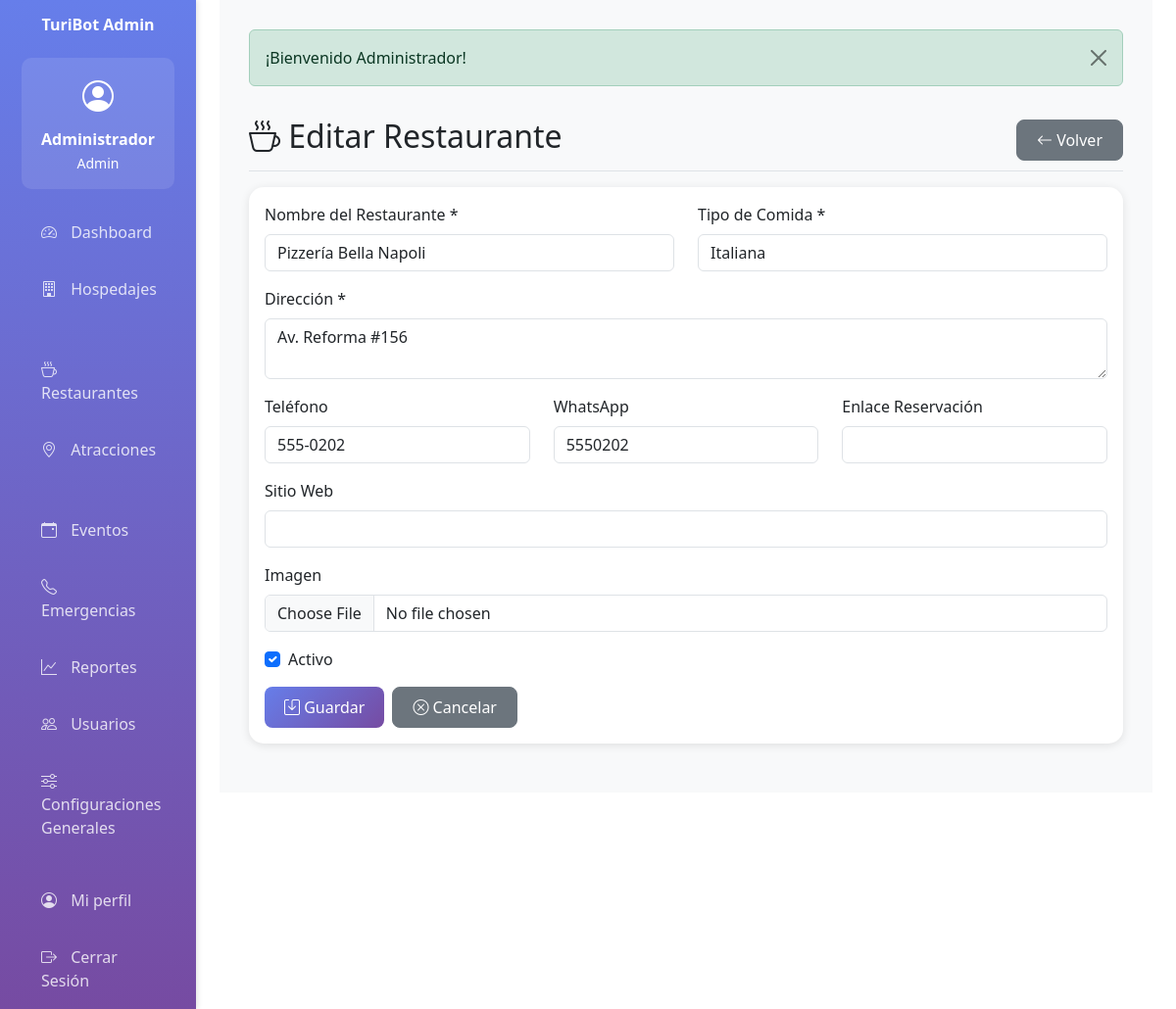
/restaurante/edit/2 (signed in), run on the app's committed database.
### tables this page shows
CREATE TABLE IF NOT EXISTS restaurantes (
    id INT AUTO_INCREMENT PRIMARY KEY,
    nombre VARCHAR(200) NOT NULL,
    tipo_comida VARCHAR(100) NOT NULL,
    direccion TEXT NOT NULL,
    telefono VARCHAR(20) NULL,
    whatsapp VARCHAR(20) NULL,
    enlace_reservacion TEXT NULL,
    sitio_web TEXT NULL,
    imagen VARCHAR(255) NULL,
    activo TINYINT(1) DEFAULT 1,
    creado_por INT NOT NULL,
    fecha_creacion TIMESTAMP DEFAULT CURRENT_TIMESTAMP,
    fecha_actualizacion TIMESTAMP DEFAULT CURRENT_TIMESTAMP ON UPDATE CURRENT_TIMESTAMP,
    FOREIGN KEY (creado_por) REFERENCES usuarios(id),
    INDEX idx_tipo_comida (tipo_comida),
    INDEX idx_activo (activo)
);

### app/controllers/BaseController.php (called while the page is built, shortened)
<?php
class BaseController {
    protected function view($viewPath, $data = []) {
        extract($data);
        require_once APP_PATH . '/views/layouts/header.php';
        require_once APP_PATH . '/views/' . $viewPath . '.php';
        require_once APP_PATH . '/views/layouts/footer.php';
    }
}
?>

### app/controllers/RestauranteController.php (called while the page is built, shortened)
<?php
require_once APP_PATH . '/controllers/BaseController.php';
class RestauranteController extends BaseController {
    private $restauranteModel;
    public function __construct() {
        $this->restauranteModel = new Restaurante();
    }
    public function edit($id) {
        $restaurante = $this->restauranteModel->getById($id);
        $this->view('restaurante/form', ['restaurante' => $restaurante]);
    }
}
?>

### config/database.php (called while the page is built, shortened)
<?php
class Database {
    private static $instance = null;
    private $connection;
    private function __construct() {
        try {
            $dsn = "mysql:host=" . DB_HOST . ";dbname=" . DB_NAME . ";charset=" . DB_CHARSET;
            $options = [
                PDO::ATTR_ERRMODE => PDO::ERRMODE_EXCEPTION,
                PDO::ATTR_DEFAULT_FETCH_MODE => PDO::FETCH_ASSOC,
                PDO::ATTR_EMULATE_PREPARES => false
            ];
            $this->connection = new PDO($dsn, DB_USER, DB_PASS, $options);
        } catch (PDOException $e) {
            die("Error de conexión a la base de datos: " . $e->getMessage());
        }
    }
    public static function getInstance() {
        if (self::$instance === null) {
            self::$instance = new self();
        }
        return self::$instance;
    }
    public function getConnection() {
        return $this->connection;
    }
}
?>

### app/models/BaseModel.php (called while the page is built, shortened)
<?php
class BaseModel {
    protected $db;
    protected $table;
    public function __construct() {
        $this->db = Database::getInstance()->getConnection();
    }
    public function getById($id) {
        $stmt = $this->db->prepare("SELECT * FROM {$this->table} WHERE id = ?");
        $stmt->execute([$id]);
        return $stmt->fetch();
    }
}
?>

### app/views/restaurante/form.php (the view, shortened to what this page needs)
<div class="d-flex justify-content-between flex-wrap flex-md-nowrap align-items-center pt-3 pb-2 mb-3 border-bottom">
    <h1 class="h2"><i class="bi bi-cup-hot"></i> <?php echo $restaurante ? 'Editar Restaurante' : 'Nuevo Restaurante'; ?></h1>
    <a href="<?php echo BASE_URL; ?>restaurante" class="btn btn-secondary"><i class="bi bi-arrow-left"></i> Volver</a>
</div>
<div class="card">
    <div class="card-body">
        <form method="POST" action="<?php echo BASE_URL; ?>restaurante/<?php echo $restaurante ? 'update/' . $restaurante['id'] : 'store'; ?>" enctype="multipart/form-data">
            <div class="row">
                <div class="col-md-6 mb-3">
                    <label for="nombre" class="form-label">Nombre del Restaurante *</label>
                    <input type="text" class="form-control" id="nombre" name="nombre" value="<?php echo $restaurante ? htmlspecialchars($restaurante['nombre']) : ''; ?>" required>
                </div>
                <div class="col-md-6 mb-3">
                    <label for="tipo_comida" class="form-label">Tipo de Comida *</label>
                    <input type="text" class="form-control" id="tipo_comida" name="tipo_comida" value="<?php echo $restaurante ? htmlspecialchars($restaurante['tipo_comida']) : ''; ?>" placeholder="Ej: Mexicana, Italiana, Vegetariana" required>
                </div>
            </div>
            <div class="mb-3">
                <label for="direccion" class="form-label">Dirección *</label>
                <textarea class="form-control" id="direccion" name="direccion" rows="2" required><?php echo $restaurante ? htmlspecialchars($restaurante['direccion']) : ''; ?></textarea>
            </div>
            <div class="row">
                <div class="col-md-4 mb-3">
                    <label for="telefono" class="form-label">Teléfono</label>
                    <input type="text" class="form-control" id="telefono" name="telefono" value="<?php echo $restaurante ? htmlspecialchars($restaurante['telefono']) : ''; ?>">
                </div>
                <div class="col-md-4 mb-3">
                    <label for="whatsapp" class="form-label">WhatsApp</label>
                    <input type="text" class="form-control" id="whatsapp" name="whatsapp" value="<?php echo $restaurante ? htmlspecialchars($restaurante['whatsapp']) : ''; ?>">
                </div>
                <div class="col-md-4 mb-3">
                    <label for="enlace_reservacion" class="form-label">Enlace Reservación</label>
                    <input type="url" class="form-control" id="enlace_reservacion" name="enlace_reservacion" value="<?php echo $restaurante ? htmlspecialchars($restaurante['enlace_reservacion']) : ''; ?>">
                </div>
            </div>
            <div class="mb-3">
                <label for="sitio_web" class="form-label">Sitio Web</label>
                <input type="url" class="form-control" id="sitio_web" name="sitio_web" value="<?php echo $restaurante ? htmlspecialchars($restaurante['sitio_web']) : ''; ?>">
            </div>
            <div class="mb-3">
                <label for="imagen" class="form-label">Imagen</label>
                <input type="file" class="form-control" id="imagen" name="imagen" accept="image/*">
            </div>
            <div class="mb-3 form-check">
                <input type="checkbox" class="form-check-input" id="activo" name="activo" <?php echo (!$restaurante || $restaurante['activo']) ? 'checked' : ''; ?>>
                <label class="form-check-label" for="activo">Activo</label>
            </div>
            <div class="d-flex gap-2">
                <button type="submit" class="btn btn-primary"><i class="bi bi-save"></i> Guardar</button>
                <a href="<?php echo BASE_URL; ?>restaurante" class="btn btn-secondary"><i class="bi bi-x-circle"></i> Cancelar</a>
            </div>
        </form>
    </div>
</div>

### public/css/custom.css (style rules this page uses)
:root { --turibot-primary: #667eea; --turibot-secondary: #764ba2; --turibot-gradient: linear-gradient(135deg, var(--turibot-primary) 0%, var(--turibot-secondary) 100%); }
* { transition: all 0.3s ease; }
.btn { border-radius: 8px; font-weight: 500; padding: 8px 20px; }

### app/views/layouts/header.php (style rules this page uses)
:root { --primary-color: #667eea; --secondary-color: #764ba2; }
body { font-family: 'Segoe UI', Tahoma, Geneva, Verdana, sans-serif; }
.card { border: none; border-radius: 15px; box-shadow: 0 2px 10px rgba(0,0,0,0.1); margin-bottom: 20px; }
.btn-primary { background: linear-gradient(135deg, var(--primary-color) 0%, var(--secondary-color) 100%); border: none; }

### data on the page
restaurantes: nombre "Pizzería Bella Napoli", tipo_comida "Italiana", direccion "Av. Reforma #156", telefono "555-0202", whatsapp "5550202", activo "☑"

### other printed values
APP_NAME "TuriBot Admin"
getCurrentUser()['nombre'] "Administrador"
getCurrentUser()['rol'] "Admin"
$flash['message'] "¡Bienvenido Administrador!"
